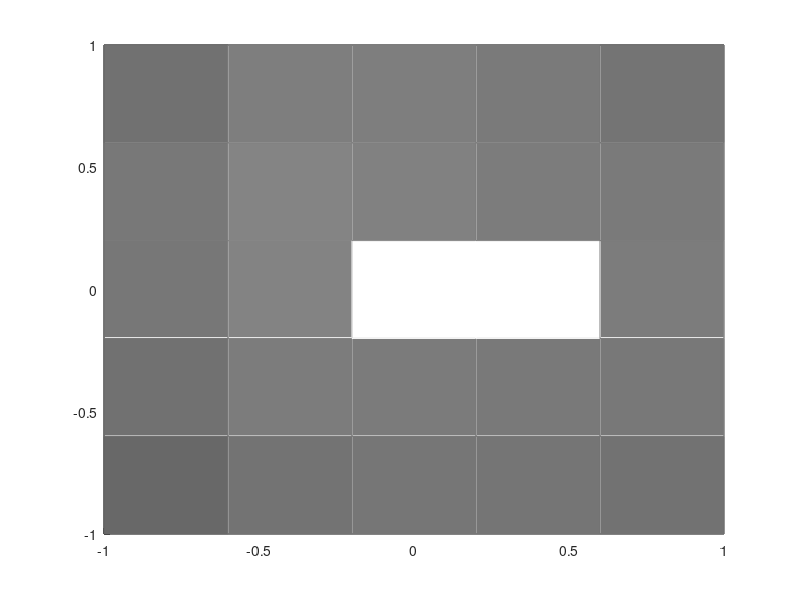

MATLAB code for this plot: (Note: this script raises an error after producing the figure.)
% Radiosity lighting method for a virtual room, in grayscale.
% The routine "radiosity_emptyroom_Fcomp.m" needs to be computed before
% this one. 
%
% Samuli Siltanen January 2021

%% Preliminaries

% Load precomputed stuff
disp('Loading data')
load data/F_emptyroom F n qn d Xmat Ymat Zmat 
disp('Data loaded')

% Sigmoid correction for optimal gray levels. Experiment with the two
% values to find good 
betapar1 = 2;
betapar2 = 10;
% figure(100)
% clf
% t = linspace(0,1,200);
% plot(t,betacdf(t,betapar1,betapar2));
% title('Grayscale adjustment curve')
% Construct grayscale color matrix by repeating the same color vector for
% red, green and blue channels.



%% Construct the color vector (B-vector) using the radiosity lighting model.

% Construct the right hand side Evec of the radiosity equation. Evec
% describes the contribution of emitted light in the scene. For example,
% each pixel belonging to a lamp in the virtual space causes a positive
% element in Evec.
Evec   = zeros(6*n^2,1);
indvec = repmat(logical(0),size(Evec));
indvec(n^2+[1:n^2]) = sqrt((Xmat(:,2)-.3).^2+Ymat(:,2).^2)<.3; % Ceiling lamp
indvec(4*n^2+[1:n^2]) = ...
    ((abs(Zmat(:,5)-0)<.3)&(abs(Ymat(:,5)-0)<.1))|...
    ((abs(Zmat(:,5)-0)<.3)&(abs(Ymat(:,5)-1/2)<.1))|...
    ((abs(Zmat(:,5)-0)<.3)&(abs(Ymat(:,5)+1/2)<.1)); % Rectangular lamps in the left wall
% indvec(4*n^2+[1:n^2]) = ...
%     sqrt((Zmat(:,5)-0).^2+(Ymat(:,5)-0).^2)<.1 |...
%     sqrt((Zmat(:,5)-0).^2+(Ymat(:,5)-1/2).^2)<.1 |...
%     sqrt((Zmat(:,5)-0).^2+(Ymat(:,5)+1/2).^2)<.1; % Round lamps in the left wall
% Evec(n^2+round(n^2/2)-2) = 1;
% Evec(3*n^2+round(n^2/2)-2) = 1;
Evec(indvec) = 1;
disp('Right-hand-side constructed')

% The parameter rho adjusts the surface material (how much incoming light
% is reflected away from a patch, 0<rho<=1)
rho = .9*ones(6*n^2,1);
rho(n^2+[1:n^2]) = 1; % Bright ceiling
rho(2*n^2+[1:n^2]) = .7; % Dark floor

% Solve for color vector.
disp('Solving radiosity equation...')
tic
colorvec_orig = gmres(eye(6*n^2)-repmat(rho,1,6*n^2).*F,Evec);
disp(['Radiosity equation solved in ',num2str(toc),' seconds'])



%% Produce a still image of the scene

% Adjust the dark shades and normalize the values of the color vector 
% between 0 and 1.
threshold = 0.05;
colorvec = colorvec_orig-threshold;
colorvec = max(0,colorvec);
colorvec = colorvec/max(colorvec);

% Sigmoid correction for optimal gray levels.
colorvec  = betacdf(colorvec,betapar1,betapar2);



% Construct color matrix, containing only shades of gray
colormat = [colorvec(:),colorvec(:),colorvec(:)];



% Create plot window
figure(1)
clf

% Draw all the walls consisting of n x n little squares (pixels).
% Pick the gray value of each square from the illumination vector
% calculated by the radiosity method above

% The back wall
colorind = 1;
for iii = 1:(n^2)
    p1 = patch(...
        [Xmat(iii,1)+d/2,Xmat(iii,1)+d/2,Xmat(iii,1)-d/2,Xmat(iii,1)-d/2],...
        [Ymat(iii,1),Ymat(iii,1),Ymat(iii,1),Ymat(iii,1)],...
        [Zmat(iii,1)-d/2,Zmat(iii,1)+d/2,Zmat(iii,1)+d/2,Zmat(iii,1)-d/2],...
        colormat(colorind,:));
    hold on
    % If the following line is missing, each patch will have black
    % boundaries. Here we set the boundary color to match the patch color,
    % so no boundaries are visible.
    set(p1,'EdgeColor',colormat(colorind,:))
    colorind = colorind+1;
    

    % Camera settings
    % camproj('perspective')
    % set(gca,'CameraPosition',[-.2 -3 -.30],'CameraTarget',[0 0 .1],'CameraViewAngle',50)
    %
    % % Axis settings
    % axis equal
    % axis off
    % drawnow
    %     pause
end

% Roof
for iii = 1:(n^2)
    p1 = patch(...
        [Xmat(iii,2)+d/2,Xmat(iii,2)+d/2,Xmat(iii,2)-d/2,Xmat(iii,2)-d/2],...
        [Ymat(iii,2)-d/2,Ymat(iii,2)+d/2,Ymat(iii,2)+d/2,Ymat(iii,2)-d/2],...
        [Zmat(iii,2),Zmat(iii,2),Zmat(iii,2),Zmat(iii,2)],...
        colormat(colorind,:));
    set(p1,'EdgeColor',colormat(colorind,:))
    colorind = colorind+1;
    
    
    % Camera settings
%     camproj('perspective')
%     set(gca,'CameraPosition',[-.2 -3 -.30],'CameraTarget',[0 0 .1],'CameraViewAngle',50)
%     
%     % Axis settings
%     axis equal
%     axis off
%     drawnow
%     pause
end

% Floor
for iii = 1:(n^2)
    p1 = patch(...
        [Xmat(iii,3)+d/2,Xmat(iii,3)+d/2,Xmat(iii,3)-d/2,Xmat(iii,3)-d/2],...
        [Ymat(iii,3)-d/2,Ymat(iii,3)+d/2,Ymat(iii,3)+d/2,Ymat(iii,3)-d/2],...
        [Zmat(iii,3),Zmat(iii,3),Zmat(iii,3),Zmat(iii,3)],...
        colormat(colorind,:));
    set(p1,'EdgeColor',colormat(colorind,:))
    colorind = colorind+1;
end

% Right-hand-side wall
for iii = 1:(n^2)
    p1 = patch(...
        [Xmat(iii,4),Xmat(iii,4),Xmat(iii,4),Xmat(iii,4)],...
        [Ymat(iii,4)+d/2,Ymat(iii,4)+d/2,Ymat(iii,4)-d/2,Ymat(iii,4)-d/2],...
        [Zmat(iii,4)-d/2,Zmat(iii,4)+d/2,Zmat(iii,4)+d/2,Zmat(iii,4)-d/2],...
        colormat(colorind,:));
    set(p1,'EdgeColor',colormat(colorind,:))
    colorind = colorind+1;
end

% Left-hand-side wall
for iii = 1:(n^2)
    p1 = patch(...
        [Xmat(iii,5),Xmat(iii,5),Xmat(iii,5),Xmat(iii,5)],...
        [Ymat(iii,5)+d/2,Ymat(iii,5)+d/2,Ymat(iii,5)-d/2,Ymat(iii,5)-d/2],...
        [Zmat(iii,5)-d/2,Zmat(iii,5)+d/2,Zmat(iii,5)+d/2,Zmat(iii,5)-d/2],...
        colormat(colorind,:));
    set(p1,'EdgeColor',colormat(colorind,:))
    colorind = colorind+1;
end

% Camera settings
camproj('perspective')
set(gca,'CameraPosition',[-.2 -3 -.30],'CameraTarget',[0 0 .1],'CameraViewAngle',50)

% Axis settings
axis equal
axis off
drawnow






